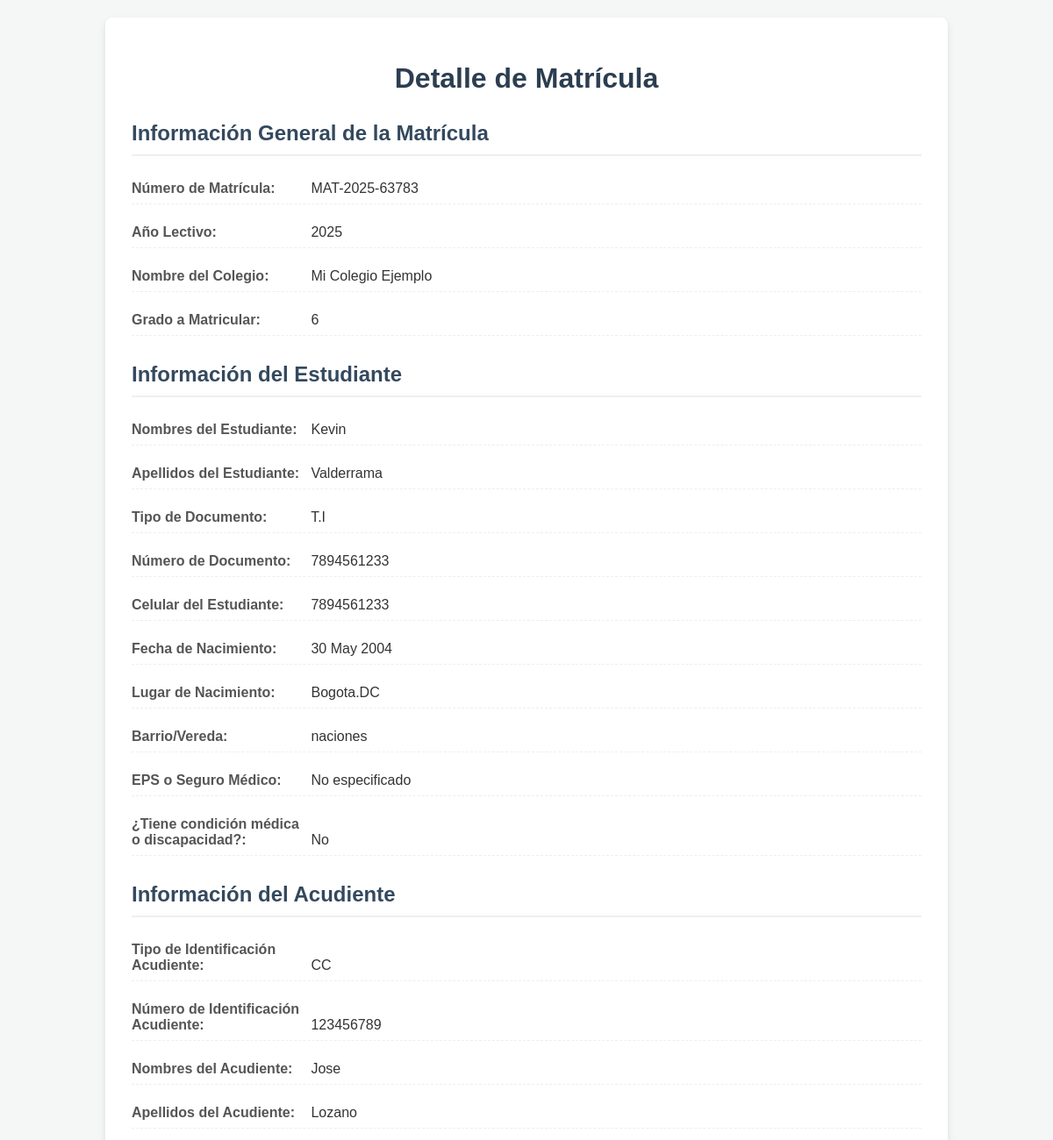
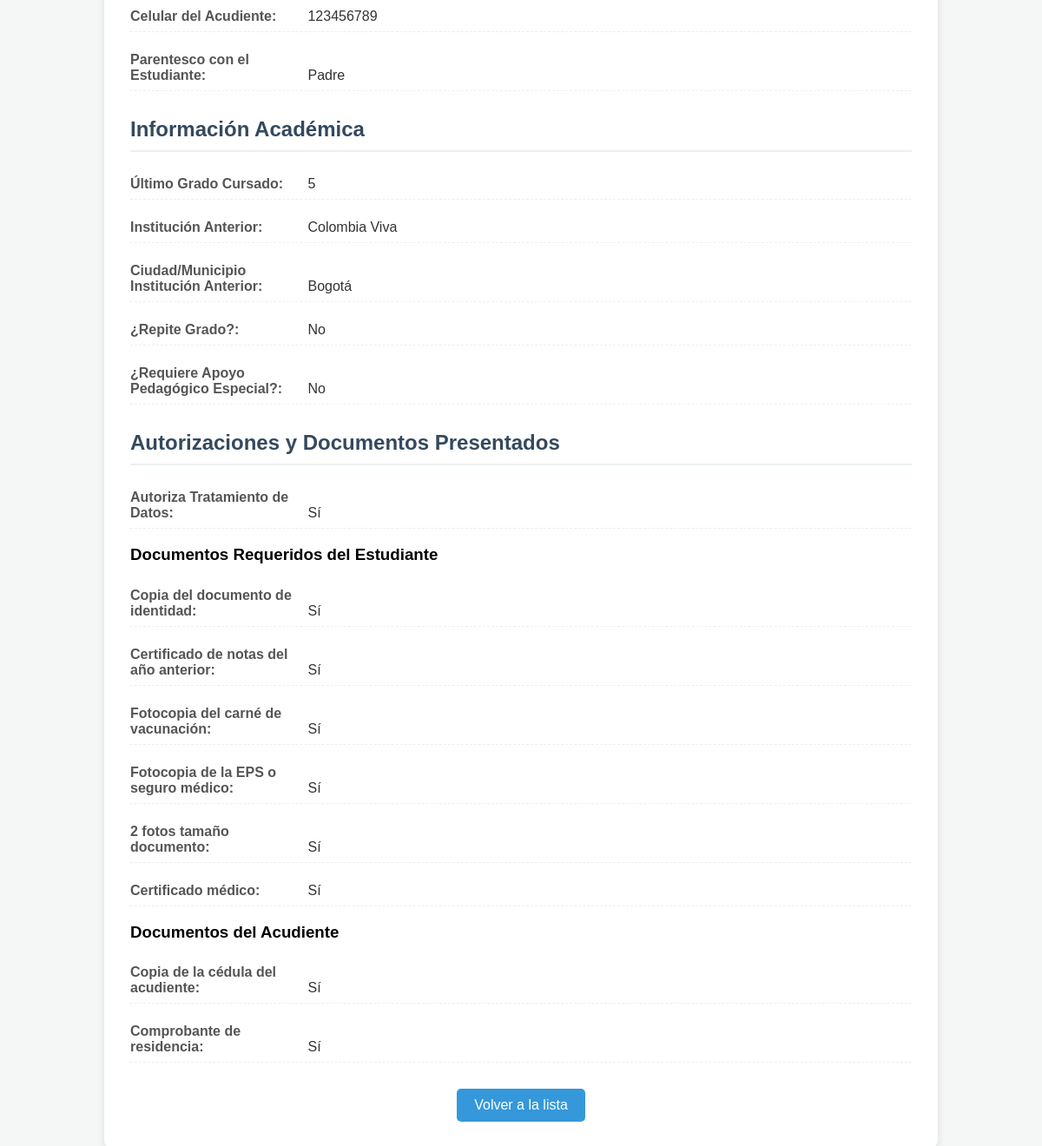
The app's page /matricula/matriculas/1/detalles/ (signed in) with its own data (2 pictures, top to bottom).
### gestion_aulatec/models/matricula.py (models this page shows, shortened)
class Matricula(models.Model):
    NumMatricula = models.CharField(max_length=100, unique=True, verbose_name="Número de Matrícula")
    IdEstudiante = models.ForeignKey('Estudiante', on_delete=models.CASCADE, verbose_name="Estudiante")
    IdGrado = models.ForeignKey('Grado', on_delete=models.CASCADE, verbose_name="Grado a Matricular")
    anio_lectivo = models.IntegerField(verbose_name="Año Lectivo")
    nombre_colegio = models.CharField(max_length=200, verbose_name="Nombre del Colegio de Procedencia")
    fecha_nacimiento_estudiante = models.DateField(verbose_name="Fecha de Nacimiento del Estudiante")
    lugar_nacimiento_estudiante = models.CharField(max_length=100, verbose_name="Lugar de Nacimiento del Estudiante")
    barrio_vereda_estudiante = models.CharField(max_length=100, verbose_name="Barrio/Vereda del Estudiante")
    eps_seguro_medico_estudiante = models.CharField(max_length=100, verbose_name="EPS o Seguro Médico del Estudiante")
    tiene_condicion_medica = models.BooleanField(default=False, verbose_name="¿Tiene alguna condición médica?")
    especificacion_condicion_medica = models.TextField(blank=True, null=True, verbose_name="Especificar condición médica (si aplica)")
    ultimo_grado_cursado = models.CharField(max_length=50, verbose_name="Último Grado Cursado")
    institucion_anterior = models.CharField(max_length=200, verbose_name="Institución Educativa Anterior")
    ciudad_municipio_institucion_anterior = models.CharField(max_length=100, verbose_name="Ciudad/Municipio de la Institución Anterior")
    repite_grado = models.BooleanField(default=False, verbose_name="¿Repite Grado?")
    requiere_apoyo_pedagogico = models.BooleanField(default=False, verbose_name="¿Requiere Apoyo Pedagógico?")
    autoriza_tratamiento_datos = models.BooleanField(default=False, verbose_name="Autoriza Tratamiento de Datos")
    Acudiente_TipoId = models.CharField(max_length=50, verbose_name="Tipo ID Acudiente") # Puedes hacer esto choices si quieres
    Acudiente_NumId = models.CharField(max_length=50, verbose_name="Número de Identificación Acudiente")
    Acudiente_Nombres = models.CharField(max_length=100, verbose_name="Nombres del Acudiente")
    Acudiente_Apellidos = models.CharField(max_length=100, verbose_name="Apellidos del Acudiente")
    Acudiente_Celular = models.CharField(max_length=20, blank=True, null=True, verbose_name="Celular del Acudiente")
    Acudiente_Parentesco = models.CharField(max_length=50, verbose_name="Parentesco con el Estudiante") # Puedes hacer esto choices
    doc_identidad_estudiante_presentado = models.BooleanField(default=False, verbose_name="Documento de Identidad Estudiante Presentado")
    certificado_notas_anterior_presentado = models.BooleanField(default=False, verbose_name="Certificado de Notas Anterior Presentado")
    fotocopia_carnet_vacunacion_presentado = models.BooleanField(default=False, verbose_name="Fotocopia Carnet de Vacunación Presentado")
    fotocopia_eps_seguro_medico_presentado = models.BooleanField(default=False, verbose_name="Fotocopia EPS/Seguro Médico Presentado")
    fotos_tamano_documento_presentadas = models.BooleanField(default=False, verbose_name="Fotos Tamaño Documento Presentadas")
    certificado_medico_presentado = models.BooleanField(default=False, verbose_name="Certificado Médico Presentado")
    copia_cedula_acudiente_presentado = models.BooleanField(default=False, verbose_name="Copia Cédula Acudiente Presentado")
    comprobante_residencia_acudiente_presentado = models.BooleanField(default=False, verbose_name="Comprobante de Residencia Acudiente Presentado")
    FechaMatricula = models.DateTimeField(auto_now_add=True, verbose_name="Fecha de Matrícula")
    class Meta:
        db_table = 'Matricula'
        verbose_name = 'Matrícula'
        verbose_name_plural = 'Matrículas'

### gestion_aulatec/models/grado.py (models this page shows, shortened)
class Grado(models.Model):
    IdGrado = models.AutoField(primary_key=True)
    NumGrado = models.IntegerField(unique=True) #El numero de grado debe ser unico
    NumCurso = models.CharField(max_length=20) # puede ser a, b o 501, 502
    NumEstudiantes = models.IntegerField(default=0) #Campo numerico para la cantidad de estudiantes (default=0) establece un valor inicial
    class Meta:
        db_table = 'Grado'
        verbose_name = 'Grado'
        verbose_name_plural = 'Grados'
        unique_together = ('NumGrado','NumCurso')

### gestion_aulatec/models/estudiante.py (models this page shows, shortened)
class Estudiante(models.Model):
    IdEstudiante = models.AutoField(primary_key=True)
    IdUsuario = models.OneToOneField(Usuario, on_delete=models.CASCADE, unique=True)
    IdGrado = models.ForeignKey(Grado, on_delete=models.SET_NULL, null=True, blank=True)
    class Meta:
        db_table = 'Estudiante'
        verbose_name = 'Estudiante'
        verbose_name_plural = 'Estudiantes'

### gestion_aulatec/models/usuario.py (models this page shows, shortened)
class Usuario(AbstractBaseUser, PermissionsMixin): # Hereda de AbstractBaseUser y PermissionsMixin
    IdUsuario = models.AutoField(primary_key=True)
    TipoId = models.CharField(max_length=20)
    NumId = models.CharField(max_length=50, unique=True)
    Nombres = models.CharField(max_length=100)
    Apellidos = models.CharField(max_length=100)
    Rol = models.CharField(max_length=50)
    Celular = models.CharField(max_length=20, blank=True, null=True)
    is_active = models.BooleanField(default=True)
    is_staff = models.BooleanField(default=False)
    objects = CustomUserManager() # Asigna tu CustomUserManager
    USERNAME_FIELD = 'NumId' # Campo que se usará para el login (nombre de usuario)
    REQUIRED_FIELDS = ['TipoId', 'Nombres', 'Apellidos', 'Rol'] # Campos requeridos al crear superusuario
    class Meta:
        db_table = 'Usuario'
        verbose_name = 'Usuario'
        verbose_name_plural = 'Usuarios'

### gestion_aulatec/views/MatriculaViews.py (the view, shortened to what this page needs)
class MatriculaDetailView(LoginRequiredMixin, UserPassesTestMixin, DetailView):
    model = Matricula
    template_name = 'gestion_aulatec/matricula_detail.html'
    context_object_name = 'matriculas'
    def test_func(self):
        return self.request.user.is_authenticated and self.request.user.Rol == 'Administrador'

### gestion_aulatec/templates/gestion_aulatec/matricula_detail.html (shortened to what this page needs)
<!DOCTYPE html>
<html lang="es">
<head>
</head>
<body>
    <div class="container">
        <h1>Detalle de Matrícula</h1>
        <h2>Información General de la Matrícula</h2>
        <div class="detail-item">
            <strong>Número de Matrícula:</strong> <span>{{ object.NumMatricula }}</span>
        </div>
        <div class="detail-item">
            <strong>Año Lectivo:</strong> <span>{{ object.anio_lectivo }}</span>
        </div>
        <div class="detail-item">
            <strong>Nombre del Colegio:</strong> <span>{{ object.nombre_colegio }}</span>
        </div>
        <div class="detail-item">
            <strong>Grado a Matricular:</strong> <span>{{ object.IdGrado.NumGrado }} </span>
        </div>
        <h2>Información del Estudiante</h2>
        <div class="detail-item">
            <strong>Nombres del Estudiante:</strong> <span>{{ object.IdEstudiante.IdUsuario.Nombres }}</span>
        </div>
        <div class="detail-item">
            <strong>Apellidos del Estudiante:</strong> <span>{{ object.IdEstudiante.IdUsuario.Apellidos }}</span>
        </div>
        <div class="detail-item">
            <strong>Tipo de Documento:</strong> <span>{{ object.IdEstudiante.IdUsuario.TipoId }}</span>
        </div>
        <div class="detail-item">
            <strong>Número de Documento:</strong> <span>{{ object.IdEstudiante.IdUsuario.NumId }}</span>
        </div>
        <div class="detail-item">
            <strong>Celular del Estudiante:</strong> <span>{{ object.IdEstudiante.IdUsuario.Celular|default:"No registrado" }}</span>
        </div>
        <div class="detail-item">
            <strong>Fecha de Nacimiento:</strong> <span>{{ object.fecha_nacimiento_estudiante|date:"d M Y" }}</span>
        </div>
        <div class="detail-item">
            <strong>Lugar de Nacimiento:</strong> <span>{{ object.lugar_nacimiento_estudiante|default:"No especificado" }}</span>
        </div>
        <div class="detail-item">
            <strong>Barrio/Vereda:</strong> <span>{{ object.barrio_vereda_estudiante|default:"No especificado" }}</span>
        </div>
        <div class="detail-item">
            <strong>EPS o Seguro Médico:</strong> <span>{{ object..eps_seguro_medico_estudiante|default:"No especificado" }}</span>
        </div>
        <div class="detail-item">
            <strong>¿Tiene condición médica o discapacidad?:</strong> <span>{% if object.TieneCondicionMedica %}Sí{% else %}No{% endif %}</span>
        </div>
        <h2>Información del Acudiente</h2>
        <div class="detail-item">
            <strong>Tipo de Identificación Acudiente:</strong> <span>{{ object.Acudiente_TipoId }}</span>
        </div>
        <div class="detail-item">
            <strong>Número de Identificación Acudiente:</strong> <span>{{ object.Acudiente_NumId }}</span>
        </div>
        <div class="detail-item">
            <strong>Nombres del Acudiente:</strong> <span>{{ object.Acudiente_Nombres }}</span>
        </div>
        <div class="detail-item">
            <strong>Apellidos del Acudiente:</strong> <span>{{ object.Acudiente_Apellidos }}</span>
        </div>
        <div class="detail-item">
            <strong>Celular del Acudiente:</strong> <span>{{ object.Acudiente_Celular|default:"No registrado" }}</span>
        </div>
        <div class="detail-item">
            <strong>Parentesco con el Estudiante:</strong> <span>{{ object.Acudiente_Parentesco }}</span>
        </div>
        <h2>Información Académica</h2>
        <div class="detail-item">
            <strong>Último Grado Cursado:</strong> <span>{{ object.ultimo_grado_cursado|default:"No especificado" }}</span>
        </div>
        <div class="detail-item">
            <strong>Institución Anterior:</strong> <span>{{ object.institucion_anterior|default:"No especificado" }}</span>
        </div>
        <div class="detail-item">
            <strong>Ciudad/Municipio Institución Anterior:</strong> <span>{{ object.ciudad_municipio_institucion_anterior|default:"No especificado" }}</span>
        </div>
        <div class="detail-item">
            <strong>¿Repite Grado?:</strong> <span>{% if object.repite_grado %}Sí{% else %}No{% endif %}</span>
        </div>
        <div class="detail-item">
            <strong>¿Requiere Apoyo Pedagógico Especial?:</strong> <span>{% if object.requiere_apoyo_pedagogico %}Sí{% else %}No{% endif %}</span>
        </div>
        <h2>Autorizaciones y Documentos Presentados</h2>
        <div class="detail-item">
            <strong>Autoriza Tratamiento de Datos:</strong> <span>{% if object.autoriza_tratamiento_datos %}Sí{% else %}No{% endif %}</span>
        </div>
        <h3>Documentos Requeridos del Estudiante</h3>
        <div class="detail-item">
            <strong>Copia del documento de identidad:</strong> <span>{% if object.doc_identidad_estudiante_presentado %}Sí{% else %}No{% endif %}</span>
        </div>
        <div class="detail-item">
            <strong>Certificado de notas del año anterior:</strong> <span>{% if object.certificado_notas_anterior_presentado %}Sí{% else %}No{% endif %}</span>
        </div>
        <div class="detail-item">
            <strong>Fotocopia del carné de vacunación:</strong> <span>{% if object.fotocopia_carnet_vacunacion_presentado %}Sí{% else %}No{% endif %}</span>
        </div>
        <div class="detail-item">
            <strong>Fotocopia de la EPS o seguro médico:</strong> <span>{% if object.fotocopia_eps_seguro_medico_presentado %}Sí{% else %}No{% endif %}</span>
        </div>
        <div class="detail-item">
            <strong>2 fotos tamaño documento:</strong> <span>{% if object.fotos_tamano_documento_presentadas %}Sí{% else %}No{% endif %}</span>
        </div>
        <div class="detail-item">
            <strong>Certificado médico:</strong> <span>{% if object.certificado_medico_presentado %}Sí{% else %}No{% endif %}</span>
        </div>
        <h3>Documentos del Acudiente</h3>
        <div class="detail-item">
            <strong>Copia de la cédula del acudiente:</strong> <span>{% if object.copia_cedula_acudiente_presentado %}Sí{% else %}No{% endif %}</span>
        </div>
        <div class="detail-item">
            <strong>Comprobante de residencia:</strong> <span>{% if object.comprobante_residencia_acudiente_presentado %}Sí{% else %}No{% endif %}</span>
        </div>
        <div class="actions">
            <a href="{% url 'gestion_aulatec:matricula_list' %}">Volver a la lista</a>
        </div>
    </div>
</body>
</html>

### gestion_aulatec/templates/gestion_aulatec/matricula_detail.html (style rules this page uses)
body { font-family: Arial, sans-serif; margin: 20px; background-color: #f4f7f6; }
.container { max-width: 900px; margin: auto; padding: 30px; background-color: #ffffff; border-radius: 8px; box-shadow: 0 4px 8px rgba(0, 0, 0, 0.1); }
h1 { color: #2c3e50; text-align: center; margin-bottom: 30px; }
h2 { color: #34495e; border-bottom: 2px solid #ecf0f1; padding-bottom: 10px; margin-top: 30px; margin-bottom: 20px; }
.detail-item { margin-bottom: 15px; padding: 8px 0; border-bottom: 1px dashed #eee; }
.detail-item strong { display: inline-block; width: 200px; color: #555; }
.detail-item span { color: #333; }
.actions { margin-top: 30px; text-align: center; }
.actions a { display: inline-block; background-color: #3498db; color: white; padding: 10px 20px; border-radius: 5px; text-decoration: none; margin: 0 10px; transition: background-color 0.3s ease; }

### records on screen
Matricula: NumMatricula "MAT-2025-63783", anio_lectivo "2025", nombre_colegio "Mi Colegio Ejemplo", IdGrado.NumGrado "6", IdEstudiante.IdUsuario.Nombres "Kevin", IdEstudiante.IdUsuario.Apellidos "Valderrama", IdEstudiante.IdUsuario.TipoId "T.I", IdEstudiante.IdUsuario.NumId "7894561233", IdEstudiante.IdUsuario.Celular "7894561233", fecha_nacimiento_estudiante "30 May 2004", lugar_nacimiento_estudiante "Bogota.DC", barrio_vereda_estudiante "naciones", Acudiente_TipoId "CC", Acudiente_NumId "123456789", Acudiente_Nombres "Jose", Acudiente_Apellidos "Lozano", Acudiente_Celular "123456789", Acudiente_Parentesco "Padre", ultimo_grado_cursado "5", institucion_anterior "Colombia Viva", ciudad_municipio_institucion_anterior "Bogotá"

### other values on screen
{{ object..eps_seguro_medico_estudiante|default:"No especificado" }} "No especificado"
